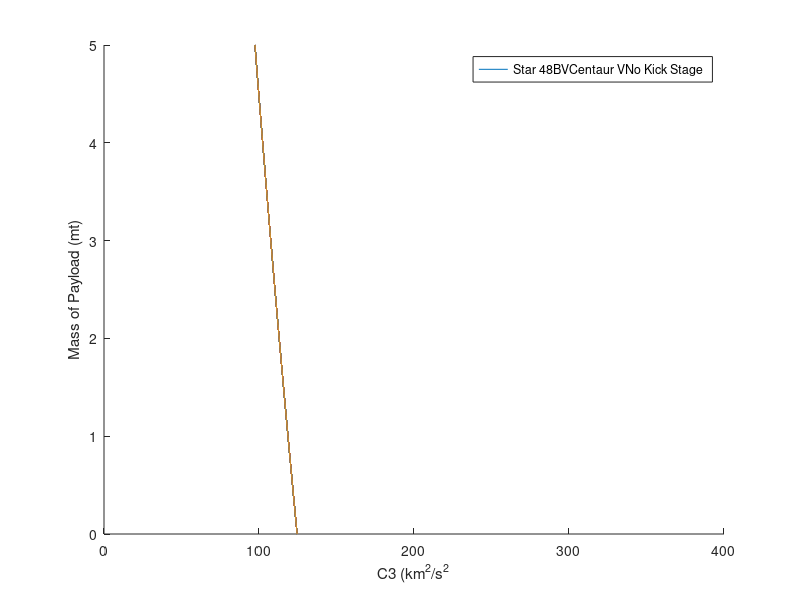

The MATLAB source for this figure: (Note: this script raises an error after producing the figure.)
%%%%%%%%%%%%%%%%%%%%%%%%%%%%%%%%%%%%%%%%%%%%%%%%%%%%%%%%%%%%%%%%%%%%%%%%%%%
%Script Name: GenerateC3
%Description: generate final velocity
%Author: Austin Barrow and Propulsion Team
%%%%%%%%%%%%%%%%%%%%%%%%%%%%%%%%%%%%%%%%%%%%%%%%%%%%%%%%%%%%%%%%%%%%%%%%%%%
clc;
clear all;

m_pay = (0:1:5000);
array_LV = "SLS Block 2";
%array_LV = ["SLS Block 1", "SLS Block 1B", "SLS BLock 2", "Falcon Heavy", "Starship", "New Glenn", "Vulcan 6S"]; % Array of Launch Vehicles


kick_Stage = ["Star 48BV", "Centaur V", "Nuclear", "Castor 30XL", "Hybrid", "Centaur V & Star 48BV", ...
        "Centaur V & Nuclear", "Centaur V & Hybrid", "Star 48BV & Hybrid", "Star 48 BV & Nuclear", ...
        "Hybrid & Nuclear", "Castor 30XL & Star 48BV", "Castor 30XL & Nuclear", "Castor 30XL & Hybrid","No Kick Stage"];

kick_Stage = ["Star 48BV", "Centaur V", "No Kick Stage"];

%kick_Stage = "No Kick Stage";
g_E = 9.81; % (m/s^2)
v_esc_E = 11200; % Escape velocity of Earth from LEO m/s

% function [final_v, invalid, added_V] = generateC3( candidateArchitecture, m_pay )
    % Inputs: Launch Vehicle, Kick Stage Propulsion, C3 values (0,10,20,30,40,50,60,70,80,90,100, 110, 120)
    % Outputs: Delta V, Delta V caused by Kick Stage, Mass Payload, Structural Mass, Mass Propellant

    %% Setting Constants and Assumed Values (values to iterate over)
  
figure(1);
hold on;
    
    
%% Switch statement to determine assumed ISP (Impulse), Lambda (Payload 
% Fraction), Inert Mass Fraction for kick stage
for i = 1:length(kick_Stage)
    kick = kick_Stage(i);
    switch kick 
        case "Star 48BV" % Solid Rocket 
            num_Kick = 1;
            isp = 286;
            lambda = 0.939;
            m_kick1 = 2624 + m_pay;
        case "Centaur V" %Liquid
            num_Kick = 1;
            isp = 451; % LH2/LOX
            lambda = 0.91; % Centaur Kick Stage
            m_kick1 = 22825 + m_pay;
        case "Castor 30XL"
            num_Kick = 1;
            isp = 294;
            lambda = .944;
            m_kick1 = 26406.79 + m_pay;
        case "Nuclear" % LOOK AT BMX TECHNOLOGIES
            num_Kick = 1;
            isp = 875; 
            lambda = 0.74; 
            m_kick1 = 2547.375 + m_pay;
        case "Hybrid" % SNC Vortex Engine
            num_Kick = 1;
            isp = 325;
            lambda = 0.875;
            m_kick1 = 2200 + m_pay;
        case "Centaur V & Star 48BV" %Liquid
            num_Kick = 2;
            isp1 = 451; % LH2/LOX
            lambda1 = 0.91; % Centaur Kick Stage
            isp2 = 286; %Star 48BV
            lambda2 = 0.939;
            m_kick2 = 2624 + m_pay;
            m_kick1 = 22825 + m_kick2; %Centaur Kick Stage hauling Star48BV
        case "Centaur V & Nuclear" % LOOK AT BMX TECHNOLOGIES
            num_Kick = 2;
            isp1 = 451; % LH2/LOX
            lambda1 = 0.91; % Centaur Kick Stage
            isp2 = 875; 
            lambda2 = 0.74; 
            m_kick2 = 2547.375 + m_pay; %needs to be updated, nuclear
            m_kick1 = 22825 + m_kick2; %Centaur Kick Stage hauling Nuclear
        case "Centaur V & Hybrid" % LOOK AT SIERRA NEVADA
            num_Kick = 2;
            isp1 = 451; % LH2/LOX
            lambda1 = 0.91; % Centaur Kick Stage
            isp2 = 325;
            lambda2 = 0.875; 
            m_kick2 = 2200 + m_pay; %needs to be updated, hybrid
            m_kick1 = 22825 + m_kick2; %Centaur Kick Stage hauling Hybrid
        case "Castor 30XL & Star 48BV" %Liquid
            num_Kick = 2;
            isp1 = 294;
            lambda1 = 0.944; 
            isp2 = 286; %Star 48BV
            lambda2 = 0.939;
            m_kick2 = 2624 + m_pay;
            m_kick1 = 26406.79 + m_kick2; %Castor 30XL Kick Stage hauling Star48BV
        case "Castor 30XL & Nuclear" % LOOK AT BMX TECHNOLOGIES
            num_Kick = 2;
            isp1 = 294;
            lambda1 = 0.944;
            isp2 = 875; 
            lambda2 = 0.74; 
            m_kick2 = 2547.375 + m_pay; %needs to be updated, nuclear
            m_kick1 = 26406.79 + m_kick2; %Castor 30XL Kick Stage hauling Nuclear
        case "Castor 30XL & Hybrid" % LOOK AT SIERRA NEVADA
            num_Kick = 2;
            isp1 = 294;
            lambda1 = 0.944;
            isp2 = 325;
            lambda2 = 0.875; 
            m_kick2 = 2200 + m_pay; %needs to be updated, hybrid
            m_kick1 = 26406.79 + m_kick2; %Castor 30XL Kick Stage hauling Hybrid
         case "Star 48BV & Hybrid" % Solid Rocket 
            num_Kick = 2;
            isp1 = 286;
            lambda1 = 0.939;
            isp2 = 325;
            lambda2 = 0.875;
            m_kick2 = 2200 + m_pay; %hybrid
            m_kick1 = 2624 + m_kick2;
        case "Star 48BV & Nuclear" % Solid Rocket 
            num_Kick = 2;
            isp2 = 875;
            lambda2 = 0.74;
            isp1 = 286;
            lambda1 = 0.939;
            m_kick2 = 2547.375 + m_pay; %needs to be updated, nuclear
            m_kick1 = 2624 + m_kick2;
        case "Hybrid & Nuclear" % Hybrid & Nuclear
            num_Kick = 2;
            isp1 = 875; % nuclear
            lambda1 = 0.74; % nuclear
            isp2 = 325; % hybrid
            lambda2 = 0.875; % Hybrid Kick Stage
            m_kick2 = 2200 + m_pay; %needs to be updated, nuclear
            m_kick1 = 2547.375 + m_kick2; %Centaur Kick Stage hauling Hybrid
        otherwise % No kick stage
            num_Kick = 0;
            m_kick1 = m_pay;
            
    end

    switch array_LV
        
        case "SLS Block 1"
            C3 = -1.36254651049771e-11 * (m_kick1)^3 + ...
                8.34210950132914e-07 * (m_kick1)^2 + -0.0189976032356646 ...
                * m_kick1 + 172.041984919931;
        case "SLS Block 1B"
            C3 = -1.15085276593111e-12 .* (m_kick1).^3 + ...
                1.18020100654521e-07 .* (m_kick1).^2 + ...
                -0.00587448959766228 .* m_kick1 + 119.768784427882;
        case "SLS Block 2"
            C3 = -1.10638439713243e-12 .* (m_kick1).^3 + ...
                1.21222227649818e-07 .* (m_kick1).^2 + ...
                -0.00602174622627308 .* m_kick1 + 124.597075687923;
        case "Falcon Heavy Recoverable"
            C3 = -6.19433969053741e-11 * (m_kick1)^3 + ...
                1.348688172148435e-06 * (m_kick1)^2 + -0.0160 * m_kick1 ...
                + 64.84;
        case "Starship" 
            C3 = (0.0047^2 * (log(1500 / (5 * (m_kick1 / 1000)+120) ) )^2 - 0.0032^2 ) ...
                *1E6;
        case "New Glenn"
            C3 = -4.42248334552639e-11 * (m_kick1)^3 + ...
                4.98373417329502e-07 * (m_kick1)^2 + -0.0055 * m_kick1 ...
                + 30.7952;
        case "Vulcan 6S"
            C3 = -6.89376184059982e-11 * (m_kick1)^3 + ...
                1.82960892594491e-06 * (m_kick1)^2 + -0.0225 * m_kick1 ...
                + 116.117;
        otherwise 
            disp('HI');
            C3 = -1;
    end

    if(num_Kick == 1)        
        % Calculation mass propellant, inert mass, and Mass Ratio
        m_prop = (m_kick1 - m_pay) .* lambda;
        m_inert = (m_kick1 - m_pay - m_prop); % Structural mass of the kick stage (Mass minus final payload and propellant)
        MR = (m_pay + m_prop + m_inert) ./ (m_pay + m_inert); % Mass Ratio
    
        % Calculation of Velocity Infinite with rocket equation (m/s)
        added_V = g_E .* isp .* log(MR); 
    elseif(num_Kick == 2)
        %Stage 1:
        m_prop1 = (m_kick1 - m_kick2) .* lambda1;
        m_inert1 = (m_kick1 - m_kick2 - m_prop1); 
        MR = (m_kick2 + m_prop1 + m_inert1) ./ (m_kick2 + m_inert1); 
    
        added_V = g_E .* isp1 .* log(MR); 
        
        %Stage 2:
        m_prop2 = (m_kick2 - m_pay) .* lambda2;
        m_inert2 = (m_kick2 - m_pay - m_prop2); 
        MR = (m_pay + m_prop2 + m_inert2) ./ (m_pay + m_inert2); 
    
        added_V = added_V + g_E .* isp2 .* log(MR);
    else %num_kick = 0
        added_V = 0;
    end
    
    final_C3 = added_V/1000 + sqrt(C3+(v_esc_E/1000)^2);
    %final_C3 = (added_V ./ 1000 + sqrt(C3+(v_esc_E/1000).^2)).^2;
    final_C3 = (added_V ./ 1000).^2 + C3;
    %print(final_C3);
    plot(final_C3, m_pay/1000);

end 

legend( kick_Stage )
xlabel("C3 (km^2/s^2");
xlim([0 400])
ylabel("Mass of Payload (mt)")

titleName = array_LV + " Mass vs C3 w/ Kick Stages";
title(titleName);


%% Switch statement to determine C3 (km^2/s^2) at given payload mass
% Uses equations from curvefit of C3 vs mass

% 
% invalid = false;
% if(C3 < 0) 
%     invalid = true;
%     final_v = 0;
%     added_V = 0;
%     return
% end 

%% Calculations 

%final_v = added_V/ 1000 + sqrt(C3+(v_esc_E/1000)^2);
